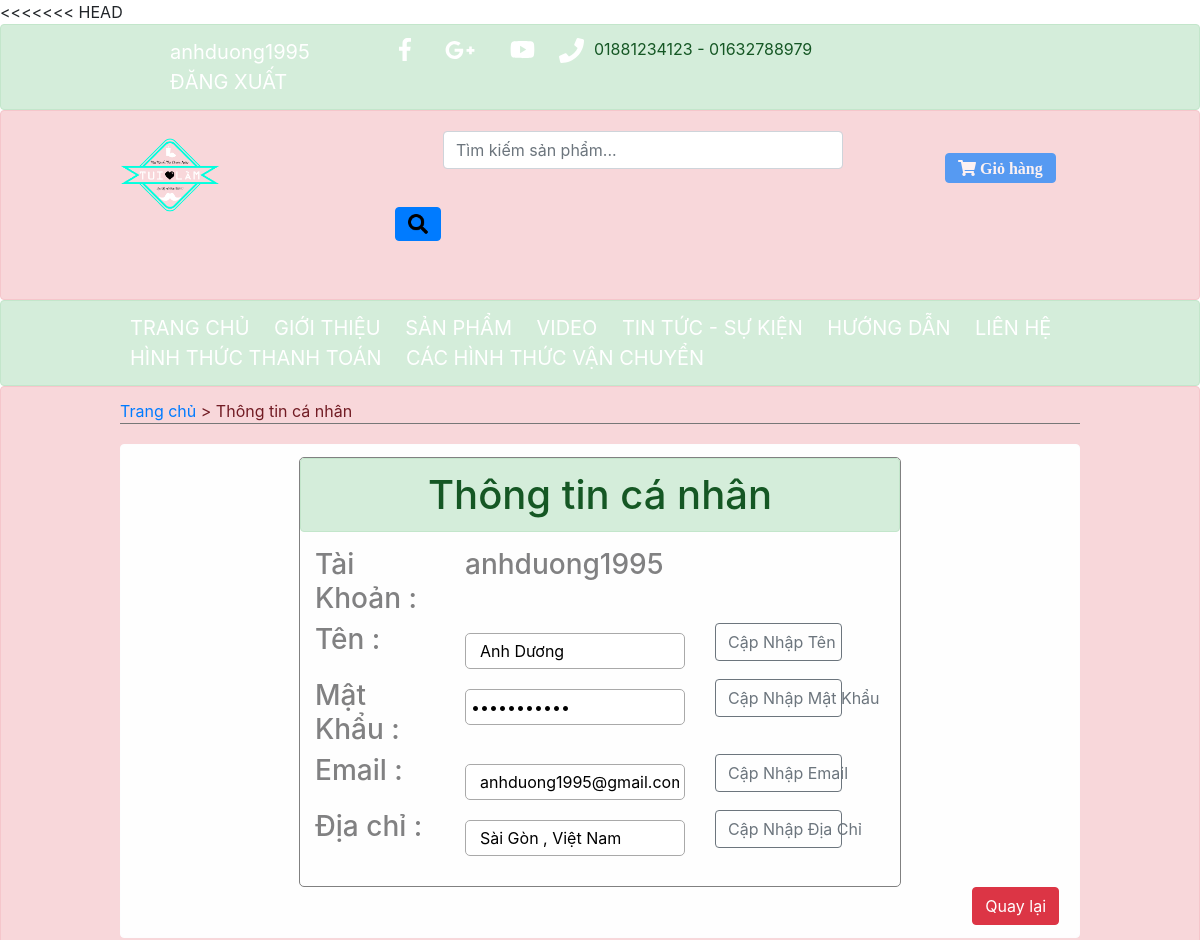
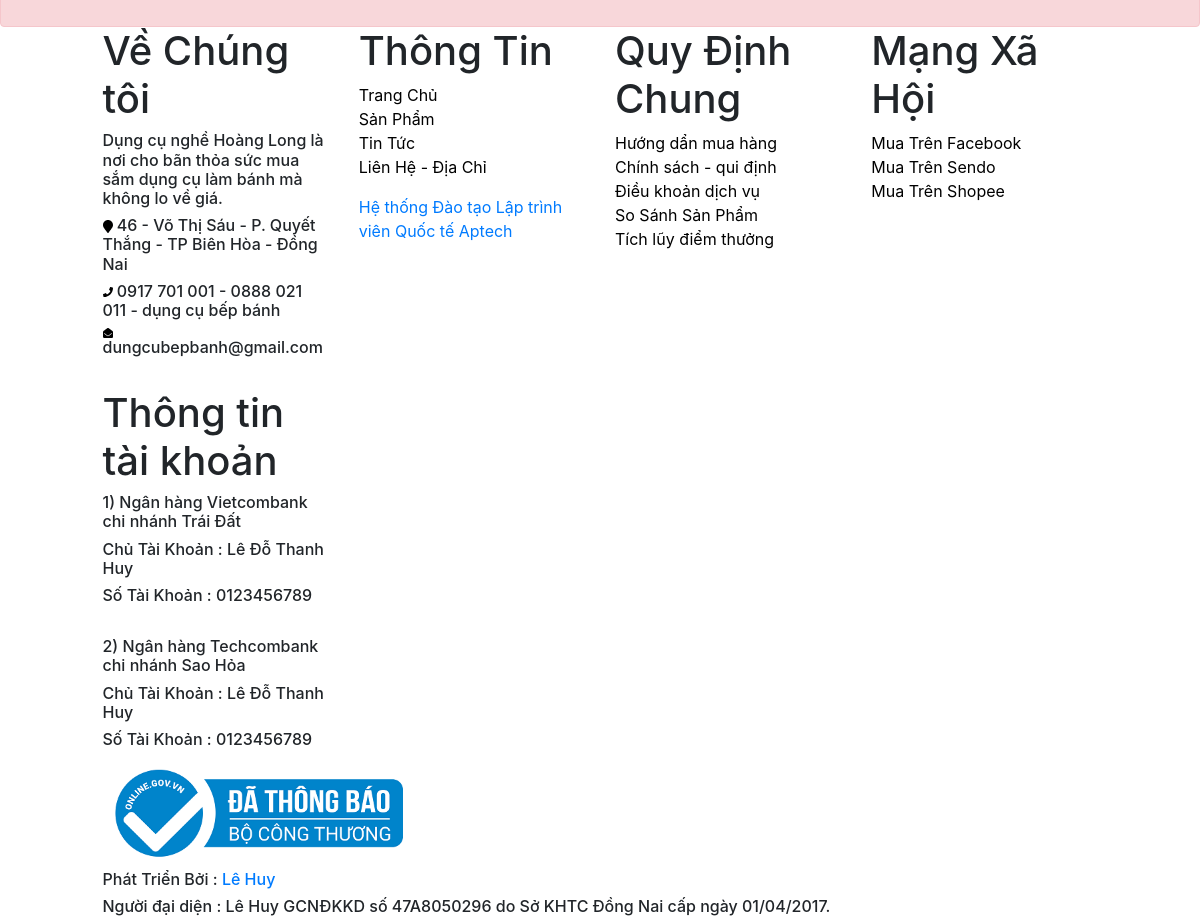
Screenshot of /taikhoan.php?a=1&id=anhduong1995 (signed in) with the database file from the repository (2 pictures, top to bottom).
### tables this page shows
CREATE TABLE `user` (
  `id` int(11) NOT NULL,
  `user` varchar(45) NOT NULL,
  `pwd` varchar(40) NOT NULL,
  `name` varchar(45) NOT NULL,
  `email` varchar(45) NOT NULL,
  `address` varchar(45) NOT NULL,
  `level` varchar(45) DEFAULT 'member'
);

### modules/accUser/editAccount.php (the view, shortened to what this page needs)
<?php
$acCon=new \exam\connect();
$dbCon=$acCon->getConnection();
$id=null;
if(isset($_REQUEST["id"])){
    $id=$_REQUEST["id"];}
$acsql="Select * from user where user='$id'";
$result=$dbCon->query($acsql);
?>
<div class="main alert alert-danger" style="margin-bottom: 0px;">
    <?php
    while ($row=$result->fetch_assoc()) {
        ?>
        <div class="row">
            <div class="col-md-1"></div>
            <div class="col-md-10">
                <div style="border-bottom: #777777 1px solid "><a href="index.php">Trang chủ </a> &gt; Thông tin cá nhân </div>
                <div>
                    <form action="" method="post" class="alert alert-light frres">
                        <div class="row">
                            <div class="offset-lg-2 col-lg-8">
                                <div  style="padding-bottom:20px;border: 1px solid gray; border-radius:5px">
                                    <h1 align="center" class="alert alert-success">Thông tin cá nhân</h1>
                                    <div class="container">
                                    <div class="row">
                                        <div class="col-lg-3 padding-10-0"><h3>Tài Khoản : </h3></div>
                                        <div class="col-lg-5 padding-10-0"><h3><?= $row['user']?></h3></div>
                                        <div class="col-lg-4 padding-10-0"></div>
                                    </div>
                                    <div class="row">
                                        <div class="col-lg-3 padding-15-0"><h3>Tên : </h3></div>
                                        <div class="col-lg-5 "><input type="text" value="  <?= $row['name']?>" style="width: 100%"></div>
                                        <div class="col-lg-4 padding-10-0"><a href="taikhoan.php?a=2&id=<?=$id?>" class="btn btn-outline-secondary  btn-secondary" style="width: 75%">Cập Nhập Tên</a></div>
                                    </div>
                                    <div class="row">
                                        <div class="col-lg-3 padding-10-0"><h3>Mật Khẩu : </h3></div>
                                        <div class="col-lg-5"><input type="password" value=" <?= substr($row['pwd'],0,10)?>" style="width: 100%"></div>
                                        <div class="col-lg-4 padding-10-0"><a href="taikhoan.php?a=3&id=<?=$id?>" class="btn btn-outline-secondary  btn-secondary" style="width: 75%">Cập Nhập Mật Khẩu</a></div>
                                    </div>
                                    <div class="row">
                                        <div class="col-lg-3 padding-10-0"><h3>Email : </h3></div>
                                        <div class="col-lg-5"><input type="text" value="  <?= $row['email']?>" style="width: 100%"></div>
                                        <div class="col-lg-4 padding-10-0"><a href="taikhoan.php?a=4&id=<?=$id?>" class="btn btn-outline-secondary  btn-secondary" style="width: 75%">Cập Nhập Email</a></div>
                                    </div><div class="row ">
                                        <div class="col-lg-3 padding-10-0"><h3>Địa chỉ : </h3></div>
                                        <div class="col-lg-5"><input type="text" value="  <?= $row['address']?>" style="width: 100%"></div>
                                        <div class="col-lg-4 padding-10-0"> <a href="taikhoan.php?a=5&id=<?=$id?>" class="btn btn-outline-secondary btn-secondary"style="width: 75%">Cập Nhập Địa Chỉ</a></div>
                                    </div>
                                    </div>
                                </div>
                            </div>
                        </div>
                        <div align="right"> <a href="index.php" style="list-style-type: none;text-decoration: none;color:white;" class="btn btn-danger">Quay lại</a></div>
                    </form>
                </div>
            </div>
            <div class="col-md-1"></div>
        </div>
        <?php
    }?>
</div>

### css/index.css (style rules this page uses)
.frres { margin: 20px 0; }
.frres input { border-radius: 5px; border: 1px solid darkgray; width: 100%; margin: 10px 0px; padding: 5px; }

### rows the page displays
user: user "anhduong1995", name "Anh Dương", email "anhduong1995@gmail.com", address "Sài Gòn , Việt Nam"

### other values shown
$name "anhduong1995"
